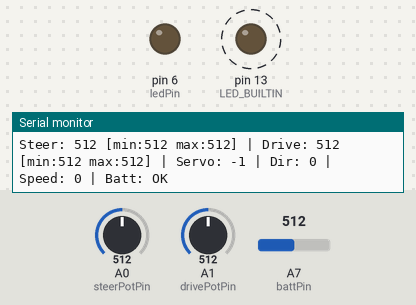
Simulated run of this sketch. Board: Arduino Nano, built with avr-gcc and run on an emulated ATmega328P. On the bench: output pins drawn as LEDs (lit = HIGH), the last lines printed to the serial monitor. Dashed ring = blinking. The inputs (shaded band) are chosen by the test bench; at power-on: A7 (battPin) = 512, A0 (steerPotPin) = 512, A1 (drivePotPin) = 512.

Above: at 1.2 s.
1.3 s: A7 (battPin) set to 221
4.3 s: A7 (battPin) set to 196
At 4.73 s:
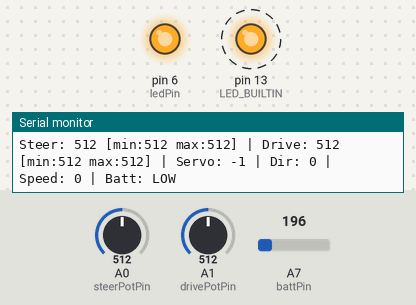
7.3 s: A0 (steerPotPin) set to 716
10.3 s: A7 (battPin) set to 306
At 11.04 s:
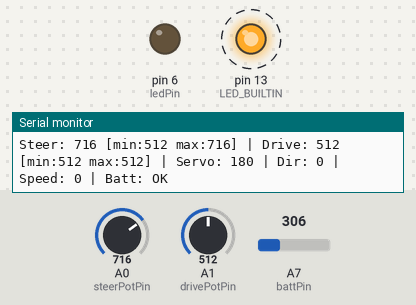
13.3 s: A1 (drivePotPin) set to 464
16.3 s: A1 (drivePotPin) set to 436
Timing chart, 0 to 20.3 s (numbered marks = the images above; inputs shaded):
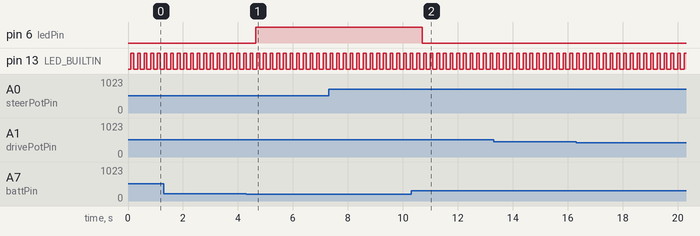

Measured:
- the behaviour switches between 211 and 210 on A7 (battPin) (found by bisection; images 0 and 1)
- after the input at 4.3 s, pin 6 (ledPin): LOW → HIGH after 0.34 s
- after the input at 10.3 s, pin 6 (ledPin): HIGH → LOW after 0.41 s
- by itself, pin 13 (LED_BUILTIN): alternates HIGH for 0.10 s and LOW for 0.15 s

The sketch:

04_PotDirMapping.ino
```cpp
// ==========================================================
// Module 4: Pot Calibration + Adaptive Mapping
// ==========================================================
// GOAL:
// - Move pots through full range
// - Let system discover min/max values
// - Use those values for mapping instead of guessing
// ==========================================================


// -----------------------------
// Pin Definitions
// -----------------------------
const int steerPotPin = A0;
const int drivePotPin = A1;
const int battPin = A7;
const int ledPin = 6;

const int lowBattThreshold = 211;


// ==========================================================
// CALIBRATION VALUES
// ==========================================================
// ⭐ IMPORTANT:
// Move BOTH potentiometers through their full range
// (full left/right, full forward/back)
//
// These values will update automatically while running.
// Watch Serial Monitor to see them change.
//
int steerMin = 1023;
int steerMax = 0;

int driveMin = 1023;
int driveMax = 0;


// Center + deadzone tuning
int deadzone = 30;


// Output structure
struct ControlPacket {
  int servoPos;
  int motorSpeed;
  int motorDir;
};

ControlPacket outgoing;


// ==========================================================
// SETUP
// ==========================================================
void setup() {
  pinMode(LED_BUILTIN, OUTPUT);
  pinMode(ledPin, OUTPUT);

  Serial.begin(9600);

  Serial.println("=== Calibration Mode ===");
  Serial.println("Move BOTH pots through full range!");
}


// ==========================================================
// LOOP
// ==========================================================
void loop() {

  // -----------------------------
  // Read raw inputs
  // -----------------------------
  int steerRaw = analogRead(steerPotPin);
  int driveRaw = analogRead(drivePotPin);
  int battReading = analogRead(battPin);

  bool lowBatt = battReading < lowBattThreshold;


  // ==========================================================
  // ⭐ CALIBRATION SECTION
  // ==========================================================
  // This automatically learns the min and max values
  // as the pots are moved around

  if (steerRaw < steerMin) steerMin = steerRaw;
  if (steerRaw > steerMax) steerMax = steerRaw;

  if (driveRaw < driveMin) driveMin = driveRaw;
  if (driveRaw > driveMax) driveMax = driveRaw;


  // ==========================================================
  // OUTPUT MAPPING (uses learned values)
  // ==========================================================

  outgoing.servoPos = map(steerRaw, steerMin, steerMax, 0, 180);


  int driveCenter = (driveMin + driveMax) / 2;

  if (abs(driveRaw - driveCenter) < deadzone) {
    outgoing.motorDir = 0;
    outgoing.motorSpeed = 0;
  }
  else if (driveRaw < driveCenter) {
    outgoing.motorDir = -1;
    outgoing.motorSpeed = map(driveRaw, driveMin, driveCenter - deadzone, 255, 0);
  }
  else {
    outgoing.motorDir = 1;
    outgoing.motorSpeed = map(driveRaw, driveCenter + deadzone, driveMax, 0, 255);
  }


  // ==========================================================
  // SERIAL MONITOR OUTPUT
  // ==========================================================
  Serial.print("Steer: ");
  Serial.print(steerRaw);
  Serial.print(" [min:");
  Serial.print(steerMin);
  Serial.print(" max:");
  Serial.print(steerMax);
  Serial.print("]");

  Serial.print(" | Drive: ");
  Serial.print(driveRaw);
  Serial.print(" [min:");
  Serial.print(driveMin);
  Serial.print(" max:");
  Serial.print(driveMax);
  Serial.print("]");

  Serial.print(" | Servo: ");
  Serial.print(outgoing.servoPos);

  Serial.print(" | Dir: ");
  Serial.print(outgoing.motorDir);

  Serial.print(" | Speed: ");
  Serial.print(outgoing.motorSpeed);

  Serial.print(" | Batt: ");
  Serial.println(lowBatt ? "LOW" : "OK");


  // ==========================================================
  // LED OUTPUTS
  // ==========================================================
  digitalWrite(LED_BUILTIN, HIGH);
  delay(100);
  digitalWrite(LED_BUILTIN, LOW);
  delay(100);

  digitalWrite(ledPin, lowBatt ? HIGH : LOW);
}
```
